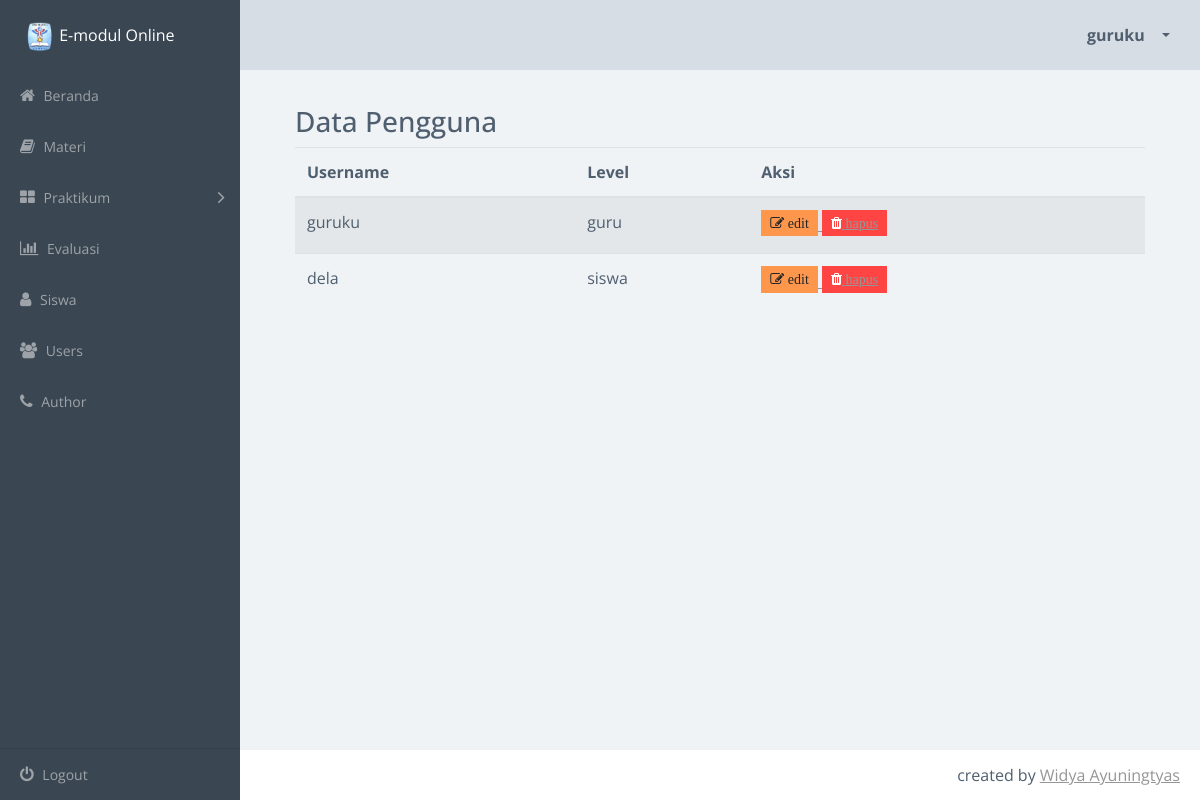
The page /users.php (signed in) on the database as committed earlier.
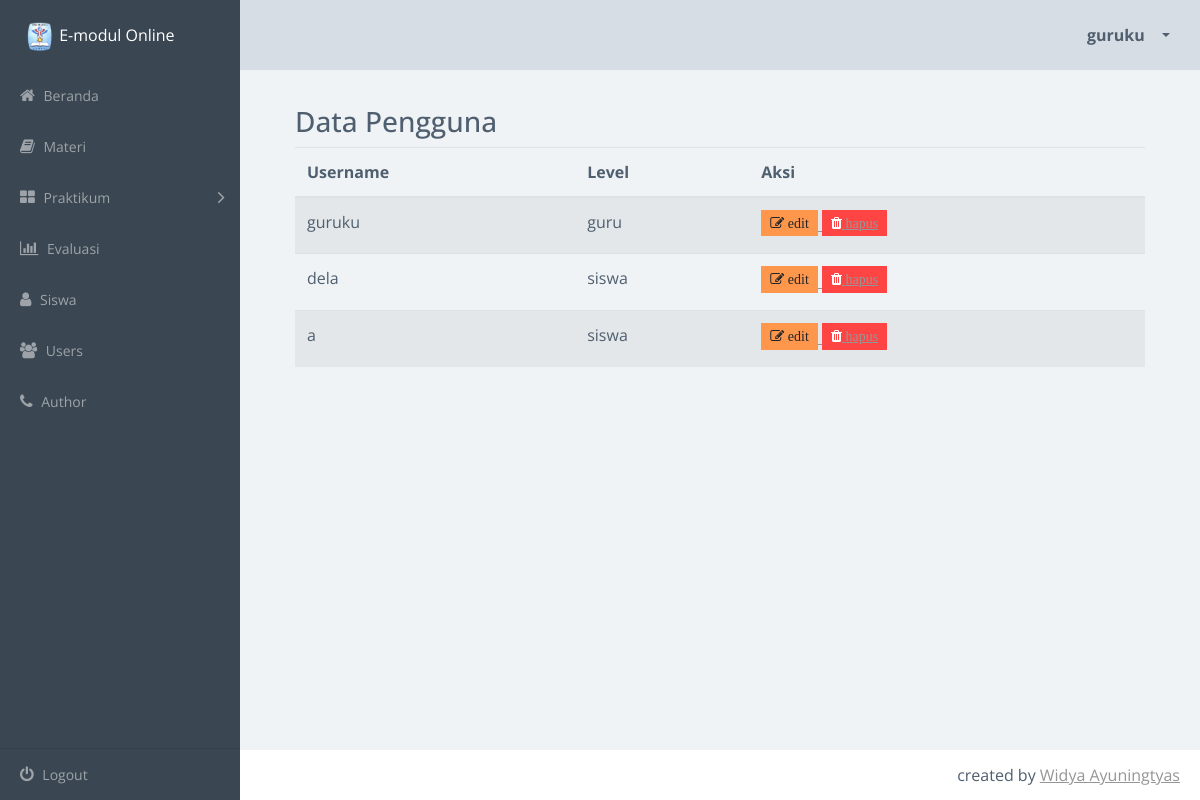
The same page on the database as committed later.
### tables this page shows
CREATE TABLE `users` (
  `id_user` int(11) NOT NULL AUTO_INCREMENT,
  `nis` varchar(10) DEFAULT NULL,
  `username` varchar(100) DEFAULT NULL,
  `password` varchar(100) DEFAULT NULL,
  `level` varchar(10) DEFAULT NULL,
  `sesi` int(1) DEFAULT '1',
  PRIMARY KEY (`id_user`)
);

### users.php (the view, shortened to what the changed rows need)
<?php
include_once("config.php");
$result = mysqli_query($conn, "SELECT * FROM users ORDER BY id_user ASC");
?>
<!doctype html>
<html class="no-js" lang="en">
    <head>
        <link rel="stylesheet" href="css/vendor.css">
        <link rel="stylesheet" href="css/app-blue.css">
        <link rel="stylesheet" type="text/css" href="css/jquery.dataTables.min.css">
    </head>
    <body>
        <div class="main-wrapper">
            <div class="app" id="app">
                <article class="content dashboard-page">
                    <section class="section">
                        <div class="data-table-area">
                            <div class="container">
                                <div class="row">
                                    <div class="col-lg-12 col-md-12 col-sm-12 col-xs-12">
                                        <div class="data-table-list">
                                            <div class="table-responsive">
                                                <table id="data-table-basic" class="table table-striped">
                                                    <thead>
                                                        <tr>
                                                            <th>Username</th>
                                                            <th>Level</th>
                                                            <th>Aksi</th>
                                                        </tr>
                                                    </thead>
                                                    <tbody>
                                                     <?php
                                                     while($data = mysqli_fetch_array($result)) {
                                                        echo"<tr>";
                                                        echo "<td>" .$data['username']. "</td>";
                                                        echo "<td>".$data['level']."</td>";
                                                        echo "<td><a href='editUsers.php?id=$data[id_user]'><button title='edit' class='btn btn-warning btn-sm fa fa-edit'> edit </button>
                                                        <button title='hapus' class='btn btn-danger btn-sm fa fa-trash'><a href='deleteUsers.php?id=$data[id_user]'> hapus </button></td>";
                                                        echo"</tr>";
                                                    }
                                                    ?>
                                            </table>
                                        </div>
                                    </div>
                                </div>
                            </div>
                        </div>
                    </div>
                </section>
            </article>
    </body>
</html>

Rows that differ between the two databases and show on the page:
added users: username "a", level "siswa"
